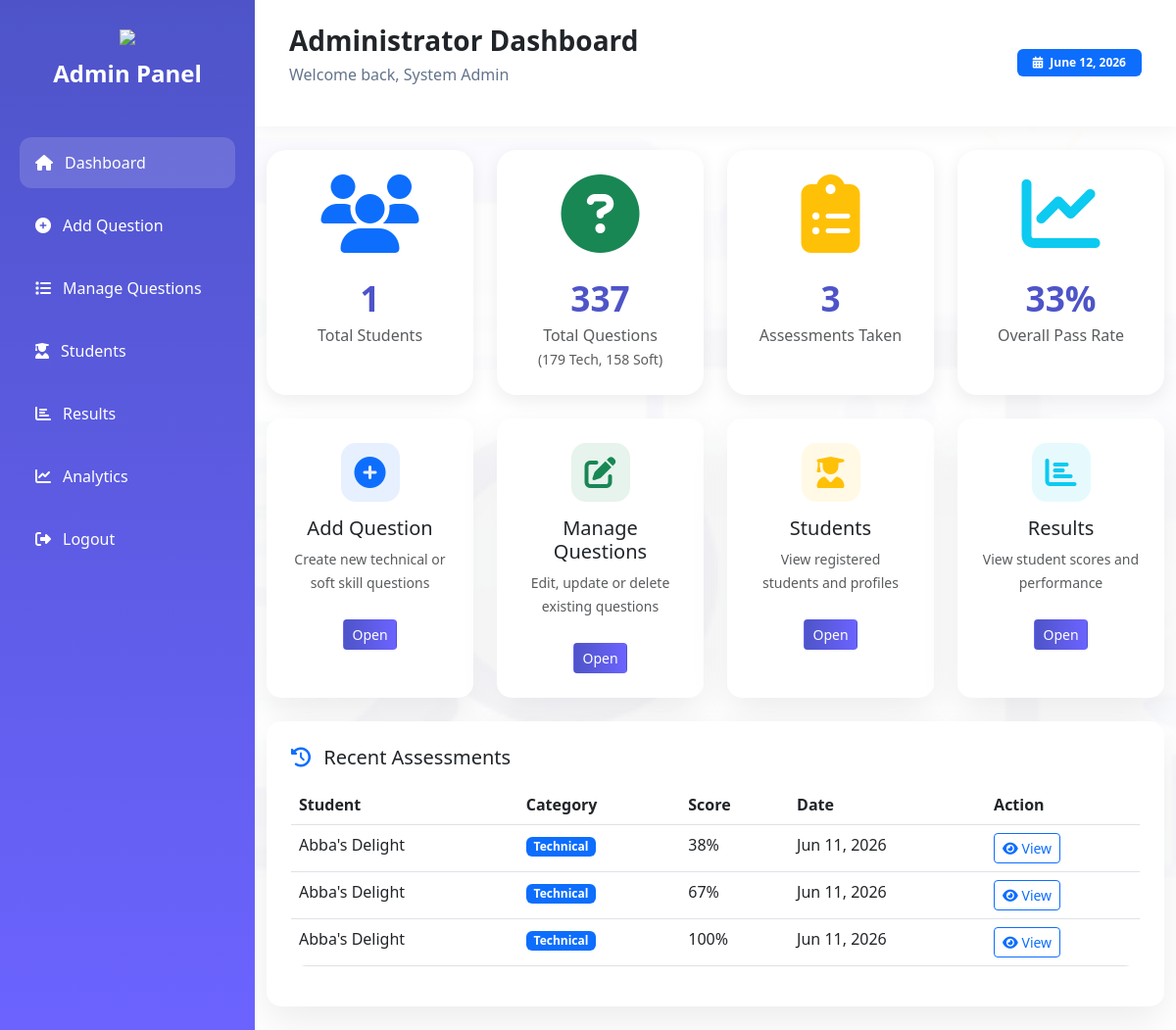
/admin/dashboard.php (signed in), run on the app's committed database.
### tables this page shows
CREATE TABLE `results` (
  `id` int(11) NOT NULL,
  `user_id` int(11) NOT NULL,
  `category` enum('technical','softskills') DEFAULT NULL,
  `score` int(11) DEFAULT 0,
  `total_questions` int(11) DEFAULT 0,
  `percentage` decimal(5,2) DEFAULT 0.00,
  `status` enum('pass','fail') DEFAULT 'fail',
  `time_spent` int(11) DEFAULT 0,
  `created_at` timestamp NOT NULL DEFAULT current_timestamp()
);

CREATE TABLE `users` (
  `id` int(11) NOT NULL,
  `fullname` varchar(100) NOT NULL,
  `email` varchar(100) NOT NULL,
  `student_id` varchar(50) NOT NULL,
  `password` varchar(255) NOT NULL,
  `login_attempts` int(11) DEFAULT 0,
  `locked_until` datetime DEFAULT NULL,
  `remember_token` varchar(255) DEFAULT NULL,
  `created_at` timestamp NOT NULL DEFAULT current_timestamp(),
  `phone` varchar(20) DEFAULT NULL,
  `gender` varchar(20) DEFAULT NULL,
  `dob` date DEFAULT NULL,
  `institution` varchar(150) DEFAULT NULL,
  `faculty` varchar(150) DEFAULT NULL,
  `department` varchar(150) DEFAULT NULL,
  `level` varchar(20) DEFAULT NULL,
  `skills_interest` text DEFAULT NULL,
  `role` varchar(20) DEFAULT 'student',
  `profile_image` varchar(255) DEFAULT NULL
);

### includes/db.php (called while the page is built, shortened)
<?php
if (!function_exists('h')) {
    function h($string) {
        return htmlspecialchars($string ?? '', ENT_QUOTES, 'UTF-8');
    }
}
?>

### admin/dashboard.php (the view, shortened to what this page needs)
<?php
include("../includes/admin_auth.php");
$stats = [];
$student_result = mysqli_query($conn, "SELECT COUNT(*) as total FROM users WHERE role = 'student'");
$stats['students'] = mysqli_fetch_assoc($student_result)['total'];
$question_result = mysqli_query($conn, "SELECT COUNT(*) as total FROM questions");
$stats['questions'] = mysqli_fetch_assoc($question_result)['total'];
$tech_result = mysqli_query($conn, "SELECT COUNT(*) as total FROM questions WHERE category = 'technical'");
$stats['technical'] = mysqli_fetch_assoc($tech_result)['total'];
$soft_result = mysqli_query($conn, "SELECT COUNT(*) as total FROM questions WHERE category = 'softskills'");
$stats['soft'] = mysqli_fetch_assoc($soft_result)['total'];
$result_result = mysqli_query($conn, "SELECT COUNT(*) as total FROM results");
$stats['assessments'] = mysqli_fetch_assoc($result_result)['total'];
$recent_activities = mysqli_query($conn, "
    SELECT
        r.id,
        u.fullname,
        r.category,
        r.percentage,
        r.created_at
    FROM results r
    JOIN users u ON r.user_id = u.id
    ORDER BY r.created_at DESC
    LIMIT 5
");
$pass_result = mysqli_query($conn, "
    SELECT
        COUNT(CASE WHEN percentage >= 70 THEN 1 END) as passed,
        COUNT(*) as total
    FROM results
");
$pass_data = mysqli_fetch_assoc($pass_result);
$pass_rate = $pass_data['total'] > 0 ? round(($pass_data['passed'] / $pass_data['total']) * 100) : 0;
?>
<!DOCTYPE html>
<html lang="en">
<head>
    <link href="../assets/css/style.css" rel="stylesheet">
    <link href="https://cdn.jsdelivr.net/npm/bootstrap@5.3.0/dist/css/bootstrap.min.css" rel="stylesheet">
    <link rel="stylesheet" href="https://cdnjs.cloudflare.com/ajax/libs/font-awesome/6.5.1/css/all.min.css">
</head>
<body>
<div class="dashboard-layout">
    <?php include("sidebar.php"); ?>
    <main class="main-content">
        <div class="topbar">
            <div>
                <h3>Administrator Dashboard</h3>
                <p>Welcome back, <?php echo h($_SESSION['fullname'] ?? 'Admin'); ?></p>
            </div>
            <div>
                <span class="badge bg-primary px-3 py-2">
                    <i class="fas fa-calendar-alt me-1"></i> <?php echo date('F j, Y'); ?>
                </span>
            </div>
        </div>
        <div class="container-fluid py-4">
            <div class="row g-4 mb-4">
                <div class="col-md-3">
                    <div class="stat-card text-center">
                        <div class="stat-icon text-primary">
                            <i class="fas fa-users fa-2x"></i>
                        </div>
                        <div class="stat-number"><?php echo $stats['students']; ?></div>
                        <div class="text-muted">Total Students</div>
                    </div>
                </div>
                <div class="col-md-3">
                    <div class="stat-card text-center">
                        <div class="stat-icon text-success">
                            <i class="fas fa-question-circle fa-2x"></i>
                        </div>
                        <div class="stat-number"><?php echo $stats['questions']; ?></div>
                        <div class="text-muted">Total Questions</div>
                        <small class="text-muted">(<?php echo $stats['technical']; ?> Tech, <?php echo $stats['soft']; ?> Soft)</small>
                    </div>
                </div>
                <div class="col-md-3">
                    <div class="stat-card text-center">
                        <div class="stat-icon text-warning">
                            <i class="fas fa-clipboard-list fa-2x"></i>
                        </div>
                        <div class="stat-number"><?php echo $stats['assessments']; ?></div>
                        <div class="text-muted">Assessments Taken</div>
                    </div>
                </div>
                <div class="col-md-3">
                    <div class="stat-card text-center">
                        <div class="stat-icon text-info">
                            <i class="fas fa-chart-line fa-2x"></i>
                        </div>
                        <div class="stat-number"><?php echo $pass_rate; ?>%</div>
                        <div class="text-muted">Overall Pass Rate</div>
                    </div>
                </div>
            </div>
            <div class="row g-4 mb-4">
                <div class="col-md-3">
                    <div class="dashboard-panel">
                        <div class="quick-icon bg-primary bg-opacity-10">
                            <i class="fas fa-plus-circle fa-2x text-primary"></i>
                        </div>
                        <h5>Add Question</h5>
                        <p class="small text-muted">Create new technical or soft skill questions</p>
                        <a href="add_question.php" class="btn btn-sm btn-custom text-white">Open</a>
                    </div>
                </div>
                <div class="col-md-3">
                    <div class="dashboard-panel">
                        <div class="quick-icon bg-success bg-opacity-10">
                            <i class="fas fa-edit fa-2x text-success"></i>
                        </div>
                        <h5>Manage Questions</h5>
                        <p class="small text-muted">Edit, update or delete existing questions</p>
                        <a href="manage_questions.php" class="btn btn-sm btn-custom text-white">Open</a>
                    </div>
                </div>
                <div class="col-md-3">
                    <div class="dashboard-panel">
                        <div class="quick-icon bg-warning bg-opacity-10">
                            <i class="fas fa-user-graduate fa-2x text-warning"></i>
                        </div>
                        <h5>Students</h5>
                        <p class="small text-muted">View registered students and profiles</p>
                        <a href="students.php" class="btn btn-sm btn-custom text-white">Open</a>
                    </div>
                </div>
                <div class="col-md-3">
                    <div class="dashboard-panel">
                        <div class="quick-icon bg-info bg-opacity-10">
                            <i class="fas fa-chart-bar fa-2x text-info"></i>
                        </div>
                        <h5>Results</h5>
                        <p class="small text-muted">View student scores and performance</p>
                        <a href="results.php" class="btn btn-sm btn-custom text-white">Open</a>
                    </div>
                </div>
            </div>
            <div class="row">
                <div class="col-12">
                    <div class="dashboard-panel" style="text-align: left;">
                        <h5 class="mb-3">
                            <i class="fas fa-history me-2 text-primary"></i> Recent Assessments
                        </h5>
                        <div class="table-responsive">
                            <table class="table table-hover">
                                <thead>
                                    <tr>
                                        <th>Student</th>
                                        <th>Category</th>
                                        <th>Score</th>
                                        <th>Date</th>
                                        <th>Action</th>
                                    </tr>
                                </thead>
                                <tbody>
                                    <?php while($activity = mysqli_fetch_assoc($recent_activities)): ?>
                                    <tr>
                                        <td><?php echo h($activity['fullname']); ?></td>
                                        <td>
                                            <span class="badge <?php echo $activity['category'] == 'technical' ? 'bg-primary' : 'bg-success'; ?>">
                                                <?php echo ucfirst($activity['category']); ?>
                                            </span>
                                        </td>
                                        <td><?php echo round($activity['percentage']); ?>%</td>
                                        <td><?php echo date('M d, Y', strtotime($activity['created_at'])); ?></td>
                                        <td>
                                            <a href="view_result.php?id=<?php echo $activity['id']; ?>" class="btn btn-sm btn-outline-primary">
                                                <i class="fas fa-eye"></i> View
                                            </a>
                                        </td>
                                    </tr>
                                    <?php endwhile; ?>
                                </tbody>
                            </table>
                        </div>
                    </div>
                </div>
            </div>
        </div>
    </main>
</div>
</body>
</html>

### assets/css/style.css (style rules this page uses)
* { margin:0; padding:0; box-sizing:border-box; }
body { font-family:'Poppins',sans-serif; background:#f4f7fb; color:#1e293b; overflow-x:hidden; }
body::before { content:""; position:fixed; inset:0; background:url('../images/tech.png'); background-size:cover; background-position:center; opacity:0.03; z-index:-1; }
.btn-custom { background:linear-gradient( 90deg, #7b1fe4, #2d73ff ); border:none; color:white; font-weight:600; padding:12px; }
.btn-custom { background: linear-gradient(90deg, #4e54c8, #6c63ff); border: none; border-radius: 12px; transition: transform 0.2s, box-shadow 0.2s; }
.table { background:white; border-radius:15px; overflow:hidden; }
.dashboard-layout { display:flex; min-height:100vh; }
.main-content { margin-left:260px; width:100%; }
.topbar { background:white; padding:25px 35px; box-shadow: 0 5px 20px rgba(0,0,0,0.05); display:flex; justify-content:space-between; align-items:center; }
.topbar h3 { font-weight:700; margin-bottom:5px; }
.topbar p { color:#64748b; }
.dashboard-panel { background:white; border-radius:25px; padding:35px; text-align:center; box-shadow: 0 15px 40px rgba(0,0,0,0.08); height:100%; }
.dashboard-panel p { color:#64748b; margin-bottom:25px; line-height:1.7; }

### admin/dashboard.php (style rules this page uses)
.stat-card { background: white; border-radius: 20px; padding: 25px; box-shadow: 0 5px 20px rgba(0,0,0,0.08); transition: transform 0.2s; height: 100%; }
.stat-icon { font-size: 2.5rem; margin-bottom: 15px; }
.stat-number { font-size: 2.2rem; font-weight: 700; color: #4e54c8; }
.dashboard-panel { text-align: center; padding: 25px; background: white; border-radius: 15px; height: 100%; transition: all 0.3s; }
.quick-icon { width: 60px; height: 60px; display: flex; align-items: center; justify-content: center; margin: 0 auto 15px; border-radius: 15px; }

### data on the page
results: user.fullname "Abba's Delight", category "Technical", percentage "38", created_at "Jun 11, 2026"
results: user.fullname "Abba's Delight", category "Technical", percentage "67", created_at "Jun 11, 2026"
results: user.fullname "Abba's Delight", category "Technical", percentage "100", created_at "Jun 11, 2026"

### other printed values
$_SESSION['fullname'] "System Admin"
$stats['students'] "1"
$stats['questions'] "337"
$stats['technical'] "179"
$stats['soft'] "158"
$stats['assessments'] "3"
$pass_rate "33"
